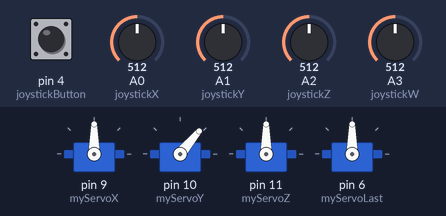
The sketch below on a simulated Arduino Uno, built with avr-gcc and run on an emulated ATmega328P. Shown: 4 × servo. Inputs (shaded band) come from the test bench; at power-on: A0 (joystickX) = 512, A1 (joystickY) = 512, A3 (joystickW) = 512, pin 4 (joystickButton) HIGH, A2 (joystickZ) = 512.

Above: at 1.2 s.
1.3 s: A0 (joystickX) set to 716
At 2.8 s:
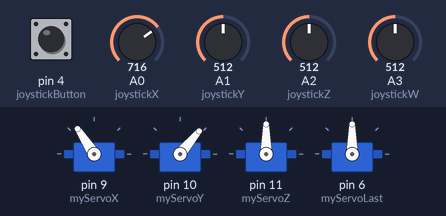
3.3 s: A1 (joystickY) set to 992
At 4.8 s:
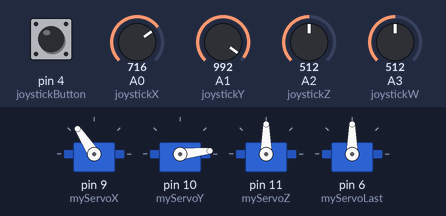
5.4 s: A3 (joystickW) set to 716
At 6.1 s:
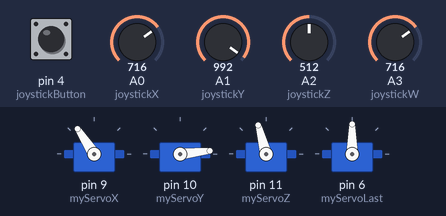
7.1 s: A0 (joystickX) set to 306
At 9.3 s:
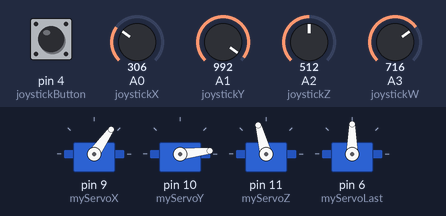
9.6 s: pin 4 (joystickButton) pulled LOW for 0.15 s
At 9.9 s:
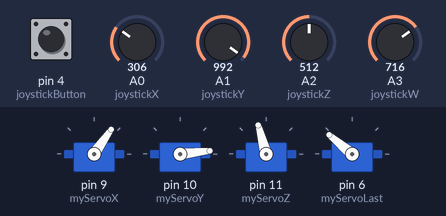
11.2 s: A0 (joystickX) set to 992
At 14.2 s:
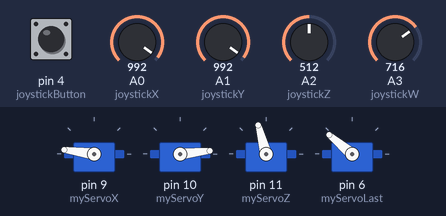
Timing chart, 0 to 15.2 s (numbered marks = the images above; inputs shaded):
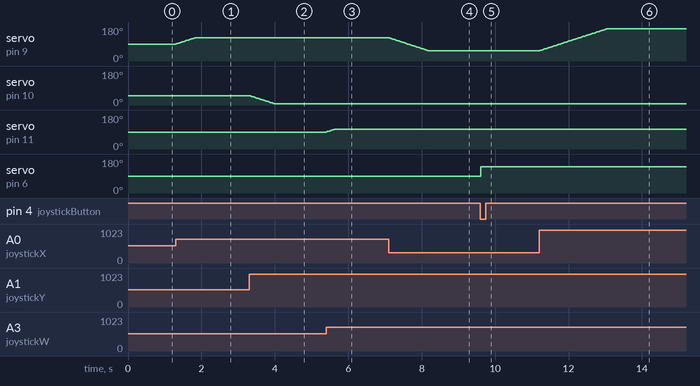

The sketch:

RobArms.ino
```cpp
#include <Servo.h>

Servo myServoX;
Servo myServoY;
Servo myServoZ;
Servo myServoLast;

const int joystickX = A0;
const int joystickY = A1;
const int joystickZ = A2;
const int joystickW = A3;
const int joystickButton = 4;

int posX = 90, posY = 50, posZ = 90, posLast = 90;
bool buttonState = false, lastButtonState = false;
bool isMoved = false;

void setup() {
    myServoX.attach(9);
    myServoY.attach(10);
    myServoZ.attach(11);
    myServoLast.attach(6);

    myServoX.write(posX);
    myServoY.write(posY);
    myServoZ.write(posZ);
    myServoLast.write(posLast);

    pinMode(joystickX, INPUT);
    pinMode(joystickY, INPUT);
    pinMode(joystickZ, INPUT);
    pinMode(joystickW, INPUT);
    pinMode(joystickButton, INPUT_PULLUP);

    Serial.begin(9600);
}

void loop() {
    int xValue = analogRead(joystickX);
    int yValue = analogRead(joystickY);
    int zValue = analogRead(joystickZ);
    int wValue = analogRead(joystickW);

    int newX = map(xValue, 0, 1023, 0, 180);
    int newY = map(yValue, 0, 1023, 100, 0);
    int newZ = map(wValue, 0, 1023, 45, 135);

    if (abs(newX - posX) > 2) posX += (newX > posX) ? 1 : -1;
    if (abs(newY - posY) > 2) posY += (newY > posY) ? 1 : -1;
    if (abs(newZ - posZ) > 2) posZ += (newZ > posZ) ? 1 : -1;

    myServoX.write(posX);
    myServoY.write(posY);
    myServoZ.write(posZ);

    buttonState = digitalRead(joystickButton);
    if (buttonState == LOW && lastButtonState == HIGH) {
        isMoved = !isMoved;
        posLast = isMoved ? 140 : 90;
    }
    lastButtonState = buttonState;
    myServoLast.write(posLast);

    delay(15);
}
```

Measured:
- after the input at 1.3 s, servo on pin 9 (myServoX): moves from 90° to 123° over 0.51 s, starting at once
- after the input at 3.3 s, servo on pin 10 (myServoY): moves from 50° to 6° over 0.68 s, starting at once
- after the input at 5.4 s, servo on pin 11 (myServoZ): 90° → 105° at once
- after the input at 7.1 s, servo on pin 9 (myServoX): moves from 123° to 55° over 1.1 s, starting at once
- after the input at 9.6 s, servo on pin 6 (myServoLast): 90° → 140° at once
- after the input at 11.2 s, servo on pin 9 (myServoX): moves from 55° to 172° over 1.8 s, starting at once
